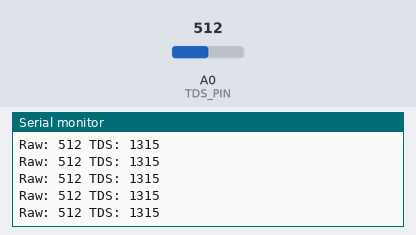
Recording of a sketch running on a simulated Arduino Uno, built with avr-gcc and run on an emulated ATmega328P. Parts: the last lines printed to the serial monitor. The test bench sets the inputs (shaded band); at power-on: A0 (TDS_PIN) = 512.

Above: at 1.2 s.
1.3 s: A0 (TDS_PIN) set to 716
At 1.31 s:
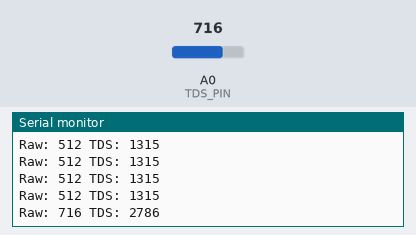
2.8 s: A0 (TDS_PIN) set to 900
At 2.81 s:
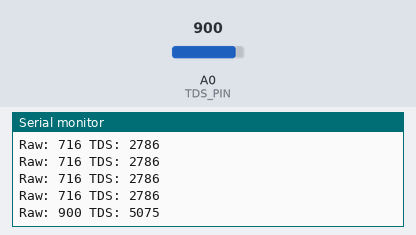
Timing chart, 0 to 5.8 s (numbered marks = the images above; inputs shaded):
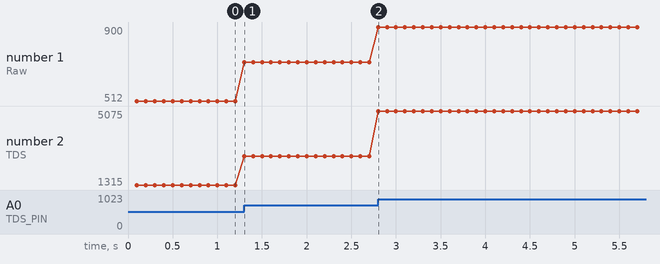

Measured:
- after the input at 1.3 s, the serial monitor: prints a new line at once (image 1)
- after the input at 2.8 s, the serial monitor: prints a new line at once (image 2)
- plotted number 1: 512 → 716 after the input at 1.3 s, 716 → 900 after the input at 2.8 s
- plotted number 2: 1315 → 2786 after the input at 1.3 s, 2786 → 5075 after the input at 2.8 s

The sketch:

code.ino
```cpp
// SEN0244 unit test sketch:
//   Every 100 ms prints the signal pin's ADC reading and the TDS it converts
//   to with DFRobot's 25 °C formula. The harness steps `tds` across the range.
//   The 3.3 V-supply variant expects the same readings: the output is not
//   ratiometric to the supply.

const int TDS_PIN = A0;

unsigned long lastReportMs = 0;

void setup() {
  Serial.begin(115200);
}

void loop() {
  unsigned long now = millis();
  if (now - lastReportMs >= 100) {
    lastReportMs = now;
    int raw = analogRead(TDS_PIN);
    float v = raw * 5.0 / 1024.0;
    float tds = (133.42 * v * v * v - 255.86 * v * v + 857.39 * v) * 0.5;
    Serial.print("Raw: ");
    Serial.print(raw);
    Serial.print(" TDS: ");
    Serial.println((int)(tds + 0.5));
  }
}
```
